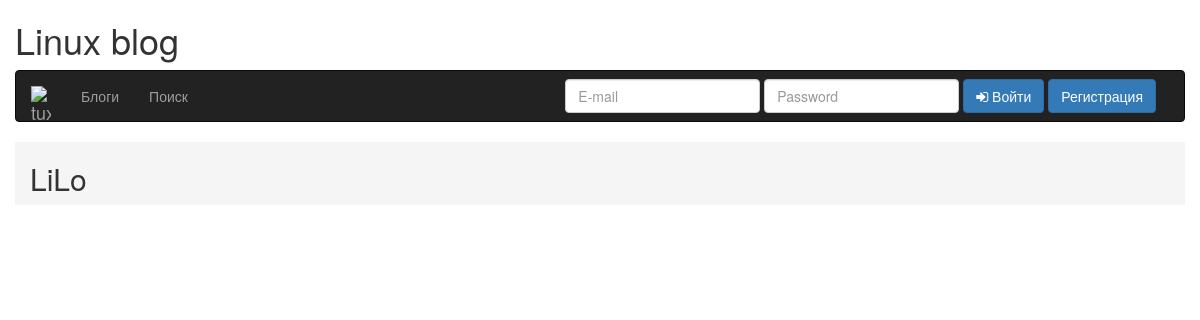
Page /theme.php?id=17 on the earlier database version.
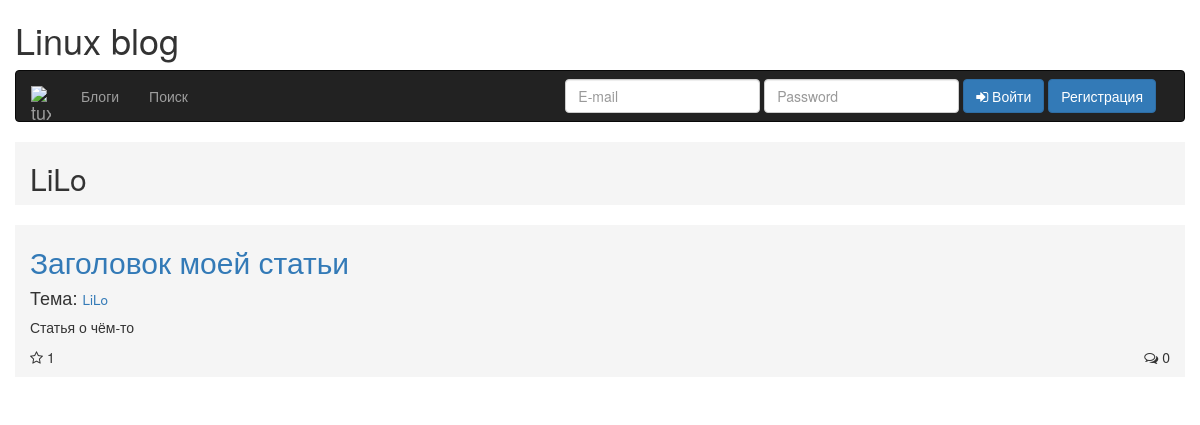
Same page on the later database version.
### tables this page shows
CREATE TABLE `themes` (
  `id_theme` smallint(6) NOT NULL AUTO_INCREMENT,
  `theme` varchar(50) DEFAULT NULL,
  `id_section` smallint(6) DEFAULT NULL,
  PRIMARY KEY (`id_theme`),
  KEY `themes_sections_fk` (`id_section`),
  CONSTRAINT `themes_sections_fk` FOREIGN KEY (`id_section`) REFERENCES `sections` (`id_section`)
);

CREATE TABLE `articles` (
  `id_article` smallint(6) NOT NULL AUTO_INCREMENT,
  `article` text,
  `id_user` smallint(6) DEFAULT NULL,
  `id_theme` smallint(6) DEFAULT NULL,
  `header` varchar(50) DEFAULT NULL,
  PRIMARY KEY (`id_article`),
  KEY `articles_users_fk` (`id_user`),
  KEY `articles_themes_fk` (`id_theme`),
  CONSTRAINT `articles_themes_fk` FOREIGN KEY (`id_theme`) REFERENCES `themes` (`id_theme`),
  CONSTRAINT `articles_users_fk` FOREIGN KEY (`id_user`) REFERENCES `users` (`id_user`)
);

### php/db/db.php (called while the page is built, shortened)
<?php
	class db{
		var $connection;
		function __construct(){
			$dbhost='localhost';
			$dbuser='root';
			$dbpass='';
			$dbname='blog';
			$this->connection=mysqli_connect($dbhost, $dbuser, $dbpass) or die(mysqli_error($this->connection));
			mysqli_set_charset($this->connection, "utf8");
			mysqli_select_db($this->connection, $dbname) or die(mysqli_error($this->connection));
		}
		function sqlQuery($query){
			$result=mysqli_query($this->connection, $query);
			return $result;
		}
		function loadArrayData($query){
			$result=$this->sqlQuery($query);
			$num=mysqli_num_rows($result);
			for($i=0;$i<$num;$i++){
			 	$res[]=mysqli_fetch_array($result,MYSQLI_ASSOC);
			}
			return $res;
		}
	}
?>

### theme.php (the view, shortened to what this page needs)
<?php
include_once "/php/db/db.php";
$db = new db();
$themeId = $_GET['id'];
$themeName = $db->loadArrayData("SELECT theme FROM themes WHERE id_theme = '$themeId'");
$articles = $db->loadArrayData("SELECT id_article, article, id_theme, id_user, header FROM articles WHERE id_theme = '$themeId' ORDER BY id_article DESC");
$likes = $db->loadArrayData("SELECT uLike FROM likes");
?>
<!DOCTYPE html>
<html lang="en">
  <head>
    <link rel="stylesheet" href="/font-awesome/css/font-awesome.min.css">
    <link href="bootstrap/css/bootstrap.min.css" rel="stylesheet">
    <link rel="stylesheet" href="/css/main.css">
  </head>
  <body>
    <div class="container">
      <div class="row">
        <h1>Linux blog</h1>
        <div class="navbar navbar-inverse">
          <div class="container">
            <div class="navbar-header">
              <a href="/" class="navbar-brand">
                <img src="/images/tux.png" class="brand-image" alt="tux">
              </a>
            </div>
            <div class="collapse navbar-collapse" id="responsive-menu">
              <ul class="nav navbar-nav">
                <li><a href="blogs.php">Блоги</a></li>
                <li><a href="search.php">Поиск</a></li>
              </ul>
              <div class="form navbar-form navbar-right">
                <div class="form-group">
                  <input type="text" name="userEmail" placeholder="E-mail" value="" class="form-control uEmail">
                </div>
                <div class="form-group">
                  <input type="password" name="userPass" placeholder="Password" value="" class="form-control uPass">
                </div>
                <button type="button" name="buttonLogin" class="btn btn-primary" id="btn-login">
                  <i class="fa fa-sign-in" aria-hidden="true"></i> Войти
                </button>
                <button type="button" class="btn btn-primary" data-toggle="modal" data-target="#modal-1">Регистрация</button>
              </div>
            </div>
          </div>
        </div>
      </div>
    </div>
    <div class="container">
      <div class="row">
        <div class="article col-lg-8 col-md-8 col-sm-6 col-xs-4">
          <h2><?= $themeName[0]['theme']; ?></h2>
        </div>
        <?php for($i = 0; $i < count($articles); $i++):?>
          <div class="article-index col-lg-8 col-md-8 col-sm-6 col-xs-4" data-id="<?= $articles[$i]["id_article"]; ?>">
            <h2><a href="article.php?id=<?= $articles[$i]["id_article"]; ?>"><?= $articles[$i]["header"]; ?></a></h2>
            <?php $theme = $articles[$i]["id_theme"]; $idTheme = $db->loadArrayData("SELECT id_theme, theme FROM themes WHERE id_theme = '$theme'"); ?>
            <?php for ($j=0; $j < count($idTheme); $j++): ?>
                <h4>Тема: <small><a href="theme.php?id=<?= $idTheme[$j]['id_theme']; ?>"><?= $idTheme[$j]['theme']; ?></a></small></h4>
            <? endfor; ?>
            <p>
              <?= $articles[$i]["article"]; ?>
            </p>
            <div class="star-block" data-article="<?= $articles[$i]["id_article"]; ?>" data-user="<?= $articles[$i]["id_user"]; ?>">
              <?php $article = $articles[$i]["id_article"]; $likesCount = count($db->loadArrayData("SELECT uLike FROM likes WHERE id_article = '$article'")); ?>
              <i class="fa fa-star-o"></i> <span class="star-count"><?= $likesCount; ?></span>
            </div>
            <div class="comments-block">
              <?php $article = $articles[$i]["id_article"]; $commentsCount = count($db->loadArrayData("SELECT comment FROM comments WHERE id_article = '$article'")); ?>
              <i class="fa fa-comments-o" aria-hidden="true"></i> <span class="comments-count"><?= $commentsCount; ?></span>
            </div>
          </div>
        <? endfor; ?>
      </div>
    </div>
  </body>
</html>

### css/main.css (style rules this page uses)
.brand-image { width: 20px }
.article, .article-index { width: 100%; height: auto; background: #f5f5f5; margin-bottom: 20px }
.article-index p { overflow: hidden; text-overflow: ellipsis; white-space: nowrap }
.star-block { cursor: pointer }
.star-block, .comments-block { display: inline-block }
.star-block, .article-count { padding-bottom: 10px }
.comments-block { float: right }

Differences in the rows shown:
added articles: header "Заголовок моей статьи", article "Статья о чём-то", likesCount "1", commentsCount "0", themes (theme "LiLo")
